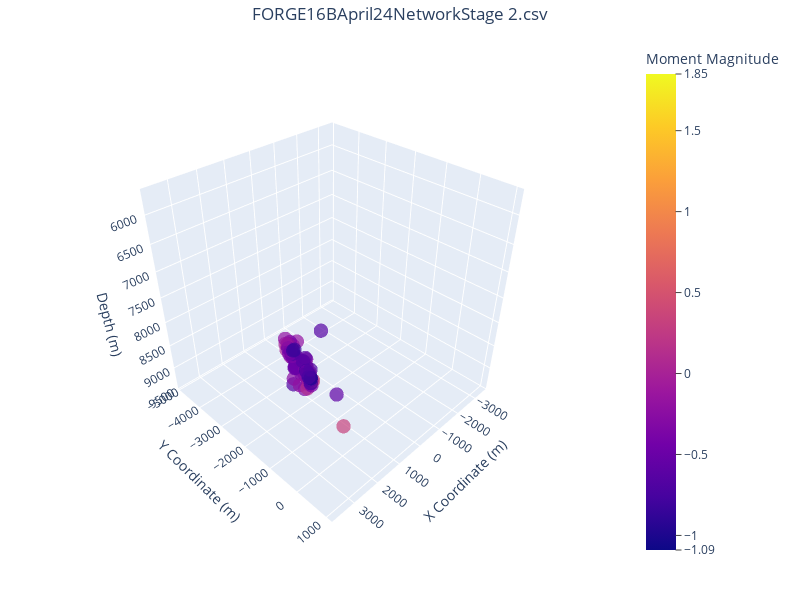
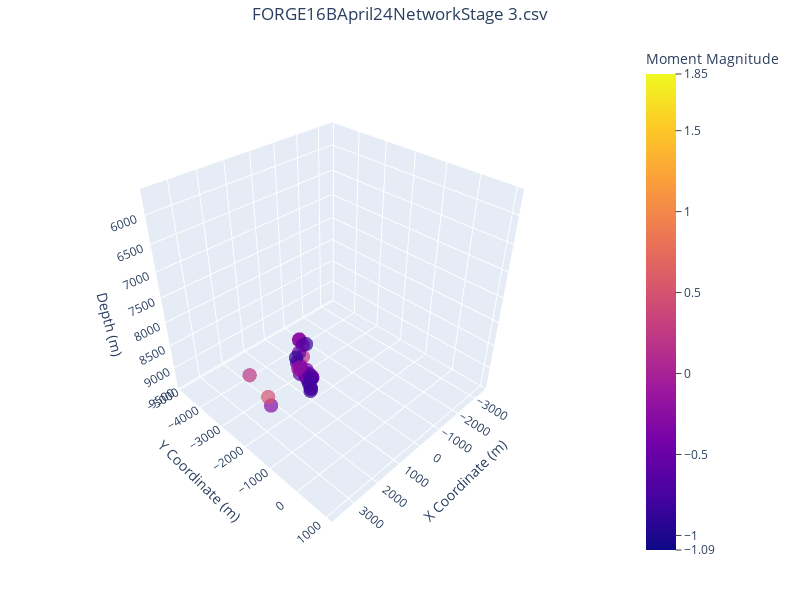
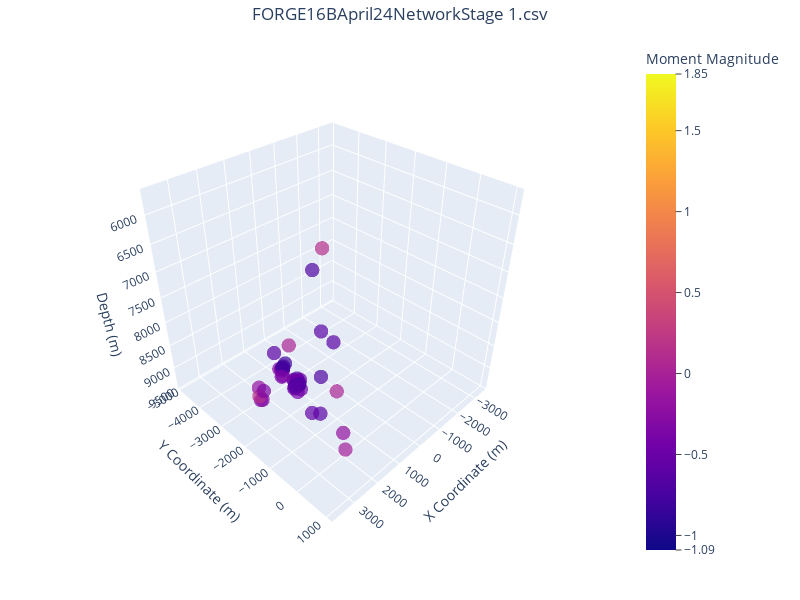
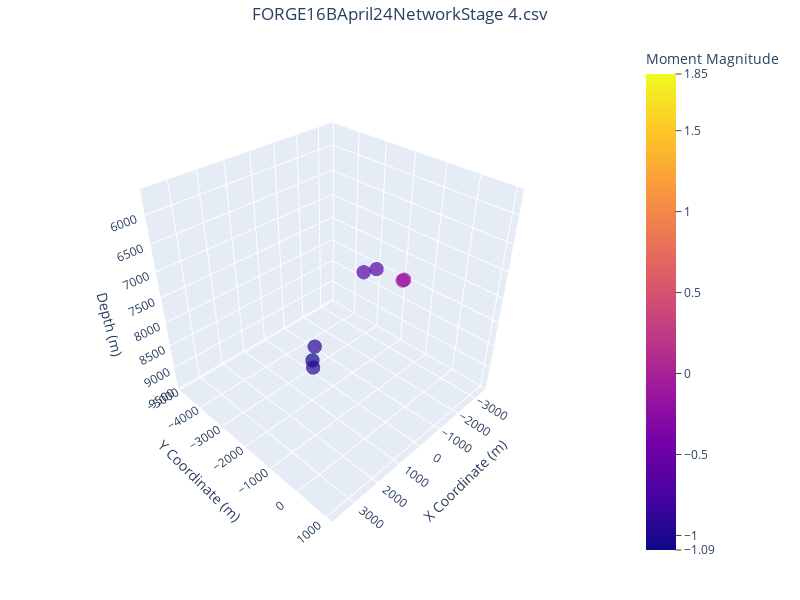

The notebook cell saved with these charts, in order:
### Markdown cell above
## Individual Catalog Visualizations

Generate 3D scatter plots for each individual catalog file. All plots use consistent:
- **Axis ranges**: Same X, Y, and depth limits across all plots
- **Color scaling**: Unified magnitude color bar for comparison
- **Camera angle**: Standard viewing perspective for consistency
- **Marker styling**: Uniform size and transparency

### Code cell
# Generate Individual 3D Plots for Each Catalog
print("🎨 Creating individual 3D plots...")

plot_count = 0
for i, datapath in enumerate(csv_files):
    data = pd.read_csv(datapath)
    
    if not data.empty:
        # Data preprocessing
        data.columns = data.columns.str.strip().str.replace(' ', '_')
        data = data[data['Depth'] != 0]  # Remove invalid depth entries
        title = os.path.basename(datapath)
        
        # Create 3D scatter plot with consistent styling
        fig = px.scatter_3d(
            data,
            x='X', y='Y', z='Depth',
            color='MomMag',                              # Color by magnitude
            range_color=[global_min_mag, global_max_mag], # Consistent color scale
            size=[1] * len(data),                        # Uniform marker size
            title=title,
            labels={
                'X': 'X Coordinate (m)',
                'Y': 'Y Coordinate (m)', 
                'Depth': 'Depth (m)',
                'MomMag': 'Moment Magnitude'
            },
            size_max=14,
            opacity=0.7
        )
        
        # Customize marker appearance and layout
        fig.update_traces(marker=dict(line=dict(width=0)))  # Remove marker outlines
        tickvals = generate_tick_values(global_min_mag, global_max_mag)
        
        fig.update_layout(
            width=800, height=600,
            title_x=0.5,
            margin=dict(l=40, r=40, b=40, t=40),
            scene=dict(
                zaxis=dict(range=[global_min_depth, global_max_depth][::-1]),  # Invert depth axis
                xaxis=dict(range=[global_min_x, global_max_x]),
                yaxis=dict(range=[global_min_y, global_max_y]),
                camera=dict(eye=dict(x=1.5, y=1.5, z=1.5)),  # Standard viewing angle
                aspectmode="cube"  # Equal aspect ratios
            ),
            coloraxis_colorbar=dict(
                title="Moment Magnitude",
                title_side="top", 
                tickvals=tickvals,
                tickmode='array',
                ticks="outside",
                ticklen=6,
                tickwidth=1
            )
        )
        
        # Display or save the plot
        if not save_images:
            fig.show()
        else:
            width_in = width_mm / 25.4
            height_in = width_in * 0.75
            image_path = os.path.join(output_path, f"{os.path.basename(datapath).strip('.csv')}.png")
            fig.write_image(image_path, width=int(width_in * dpi), height=int(height_in * dpi), scale=2)
            
        plot_count += 1
        if plot_count % 5 == 0:
            print(f"  Generated {plot_count}/{len(csv_files)} plots...")

print(f"✅ Generated {plot_count} individual catalog plots")

### Figure 1 — Plotly figure (JSON) as saved in the notebook; plotly's stock layout.template omitted (floating-point values rounded to 4 significant figures)
{"data": [{"hovertemplate": "X Coordinate (m)=%{x}<br>Y Coordinate (m)=%{y}<br>Depth (m)=%{z}<br>size=%{marker.size}<br>Moment Magnitude=%{marker.color}<extra></extra>", "legendgroup": "", "marker": {"color": [-0.49, -0.69, -0.56, -0.26, -0.17, -0.2, 0.3, -0.19, -0.47, -0.04, -0.37, -0.79, -0.15, -0.48, -0.55, -0.38, -0.2, -0.46, -0.28, -0.34, -0.48, -0.22, 0.04, -0.74, -0.68, -0.93, 0.12, -0.02, 0.06, -0.4, -0.3, -0.16, -0.39, 0.18, 0.04, -0.13, -0.26, -0.23, 0.05, -0.45, -0.41, -0.04, -0.64, -0.06, -0.53, 0.09, -0.19, -0.5, -0.47, 0.21, -0.19, -0.09, -0.12, 0.26, -0.08, -0.57, -0.24, -0.93, -0.79, -1.04, -0.49, -0.74, -0.36, -0.42, 0.01, -0.69, 0.28, -0.15, -0.64, -0.96, -0.41, -0.46, -0.66, -0.91, -0.76, -0.48, -0.6, -0.85, -0.82, -0.77, -1.0, -0.21, -0.7, -0.74, 0.33, -0.58, -0.65], "coloraxis": "coloraxis", "line": {"width": 0}, "opacity": 0.7, "size": [1, 1, 1, 1, 1, 1, 1, 1, 1, 1, 1, 1, 1, 1, 1, 1, 1, 1, 1, 1, 1, 1, 1, 1, 1, 1, 1, 1, 1, 1, 1, 1, 1, 1, 1, 1, 1, 1, 1, 1, 1, 1, 1, 1, 1, 1, 1, 1, 1, 1, 1, 1, 1, 1, 1, 1, 1, 1, 1, 1, 1, 1, 1, 1, 1, 1, 1, 1, 1, 1, 1, 1, 1, 1, 1, 1, 1, 1, 1, 1, 1, 1, 1, 1, 1, 1, 1], "sizemode": "area", "sizeref": 0.005102, "symbol": "circle"}, "mode": "markers", "name": "", "scene": "scene", "showlegend": false, "type": "scatter3d", "x": [2950, 3020, 2950, 2810, 2850, 2830, 2850, 2910, 2860, 2820, 2950, 2990, 2860, 2700, 2780, 2820, 2890, 2680, 3000, 3000, 2880, 2900, 2840, 2740, 2790, 2860, 2910, 2820, 2830, 2760, 2750, 2950, 2800, 2930, 2970, 2800, 2980, 2830, 2950, 2720, 2850, 3010, 2670, 2850, 2700, 2920, 2840, 2610, 2820, 2900, 3020, 3020, 2860, 2890, 2900, 2950, 3010, 2860, 2850, 2850, 2690, 2890, 2660, 2880, 2760, 2750, 2780, 2740, 2930, 2860, 2710, 2760, 2990, 2840, 2820, 2960, 2780, 2880, 2800, 2770, 2830, 2940, 3020, 2880, 3390, 2140, 2380], "y": [-740, -810, -580, -990, -400, -410, -450, -780, -400, -990, -480, -570, -410, -1030, -1050, -500, -710, -990, -790, -420, -400, -450, -1170, -460, -1010, -410, -430, -450, -400, -430, -470, -840, -400, -990, -270, -1070, -450, -1140, -400, -1030, -410, -800, -1060, -350, -1030, -940, -800, -1090, -360, -980, -340, -390, -1090, -1060, -360, -600, -350, -410, -980, -480, -1050, -410, -1150, -1000, -1280, -1040, -350, -1130, -450, -500, -1210, -1190, -480, -400, -390, -400, -450, -900, -930, -440, -380, -1100, -210, -410, 1100, -120, -420], "z": [7570, 7930, 7660, 7960, 7680, 7690, 7760, 7420, 7630, 7530, 7910, 7420, 7730, 7600, 7490, 7860, 7950, 7800, 7380, 7590, 7610, 7690, 7470, 7860, 7580, 7640, 7890, 7780, 7790, 7880, 7870, 7230, 7730, 7320, 7570, 7570, 7370, 7360, 7450, 7800, 7630, 7340, 7670, 7730, 7800, 7320, 7180, 7740, 7750, 7330, 7410, 7440, 7320, 7310, 7550, 7420, 7280, 7670, 7490, 7630, 7790, 7600, 7630, 7250, 7420, 7520, 7750, 7500, 7320, 7600, 7600, 7470, 7370, 7680, 7710, 7540, 7780, 7370, 7390, 7840, 7700, 7210, 7410, 7680, 7760, 8150, 6990]}], "layout": {"coloraxis": {"cmax": 1.85, "cmin": -1.09, "colorbar": {"ticklen": 6, "tickmode": "array", "ticks": "outside", "tickvals": [-1.09, -1, -0.5, 0, 0.5, 1, 1.5, 1.85], "tickwidth": 1, "title": {"side": "top", "text": "Moment Magnitude"}}, "colorscale": [[0, "#0d0887"], [0.1111, "#46039f"], [0.2222, "#7201a8"], [0.3333, "#9c179e"], [0.4444, "#bd3786"], [0.5556, "#d8576b"], [0.6667, "#ed7953"], [0.7778, "#fb9f3a"], [0.8889, "#fdca26"], [1, "#f0f921"]]}, "height": 600, "legend": {"itemsizing": "constant", "tracegroupgap": 0}, "margin": {"b": 40, "l": 40, "r": 40, "t": 40}, "scene": {"aspectmode": "cube", "camera": {"eye": {"x": 1.5, "y": 1.5, "z": 1.5}}, "domain": {"x": [0, 1], "y": [0, 1]}, "xaxis": {"range": [-3660, 3890], "title": {"text": "X Coordinate (m)"}}, "yaxis": {"range": [-5060, 1180], "title": {"text": "Y Coordinate (m)"}}, "zaxis": {"range": [9500, 5580], "title": {"text": "Depth (m)"}}}, "title": {"text": "FORGE16BApril24NetworkStage 2.csv", "x": 0.5}, "width": 800}}

### Figure 2 — Plotly figure (JSON) as saved in the notebook; plotly's stock layout.template omitted (floating-point values rounded to 4 significant figures)
{"data": [{"hovertemplate": "X Coordinate (m)=%{x}<br>Y Coordinate (m)=%{y}<br>Depth (m)=%{z}<br>size=%{marker.size}<br>Moment Magnitude=%{marker.color}<extra></extra>", "legendgroup": "", "marker": {"color": [-0.48, -0.57, -0.66, -0.44, -0.31, -0.45, -0.44, 0.19, -0.31, -0.33, -0.63, -0.31, -0.34, -0.28, -0.46, -0.52, -0.34, -0.47, -0.59, -0.61, -0.86, -0.31, -0.54, -0.29, -0.4, -0.63, -0.11, -0.28, -0.28, -0.46, -0.79, -0.61, -0.68, -0.72, -0.29, -0.81, -0.8, -0.32, 0.5, -0.33, -0.22, -0.84, -0.77, -0.58, 0.23], "coloraxis": "coloraxis", "line": {"width": 0}, "opacity": 0.7, "size": [1, 1, 1, 1, 1, 1, 1, 1, 1, 1, 1, 1, 1, 1, 1, 1, 1, 1, 1, 1, 1, 1, 1, 1, 1, 1, 1, 1, 1, 1, 1, 1, 1, 1, 1, 1, 1, 1, 1, 1, 1, 1, 1, 1, 1], "sizemode": "area", "sizeref": 0.005102, "symbol": "circle"}, "mode": "markers", "name": "", "scene": "scene", "showlegend": false, "type": "scatter3d", "x": [2760, 2680, 2660, 2620, 2620, 2650, 2670, 2610, 2660, 2630, 2730, 2660, 2590, 2570, 2690, 2620, 2630, 2560, 2640, 2710, 2890, 2620, 2680, 2770, 2760, 2650, 2690, 2630, 2580, 2630, 2850, 2610, 2620, 2780, 3720, 2720, 2770, 2750, 3750, 2750, 2750, 2740, 2840, 2770, 3810], "y": [-460, -890, -1000, -920, -600, -940, -490, -830, -600, -610, -560, -920, -800, -800, -600, -950, -520, -820, -520, -640, -800, -600, -600, -570, -570, -600, -930, -600, -950, -510, -370, -610, -550, -430, -960, -540, -460, -800, -1010, -800, -800, -590, -380, -670, -1580], "z": [7750, 7870, 7700, 7740, 7850, 7720, 7800, 7540, 7800, 7830, 7860, 7800, 7890, 7880, 7860, 7510, 7790, 7870, 7820, 7830, 7460, 7830, 7830, 7640, 7810, 7760, 7780, 7860, 7800, 7810, 7880, 7820, 7850, 7950, 8170, 7920, 8000, 7170, 8010, 7190, 7170, 7180, 7710, 7220, 7800]}], "layout": {"coloraxis": {"cmax": 1.85, "cmin": -1.09, "colorbar": {"ticklen": 6, "tickmode": "array", "ticks": "outside", "tickvals": [-1.09, -1, -0.5, 0, 0.5, 1, 1.5, 1.85], "tickwidth": 1, "title": {"side": "top", "text": "Moment Magnitude"}}, "colorscale": [[0, "#0d0887"], [0.1111, "#46039f"], [0.2222, "#7201a8"], [0.3333, "#9c179e"], [0.4444, "#bd3786"], [0.5556, "#d8576b"], [0.6667, "#ed7953"], [0.7778, "#fb9f3a"], [0.8889, "#fdca26"], [1, "#f0f921"]]}, "height": 600, "legend": {"itemsizing": "constant", "tracegroupgap": 0}, "margin": {"b": 40, "l": 40, "r": 40, "t": 40}, "scene": {"aspectmode": "cube", "camera": {"eye": {"x": 1.5, "y": 1.5, "z": 1.5}}, "domain": {"x": [0, 1], "y": [0, 1]}, "xaxis": {"range": [-3660, 3890], "title": {"text": "X Coordinate (m)"}}, "yaxis": {"range": [-5060, 1180], "title": {"text": "Y Coordinate (m)"}}, "zaxis": {"range": [9500, 5580], "title": {"text": "Depth (m)"}}}, "title": {"text": "FORGE16BApril24NetworkStage 3.csv", "x": 0.5}, "width": 800}}

### Figure 3 — Plotly figure (JSON) as saved in the notebook; plotly's stock layout.template omitted (floating-point values rounded to 4 significant figures)
{"data": [{"hovertemplate": "X Coordinate (m)=%{x}<br>Y Coordinate (m)=%{y}<br>Depth (m)=%{z}<br>size=%{marker.size}<br>Moment Magnitude=%{marker.color}<extra></extra>", "legendgroup": "", "marker": {"color": [-0.44, -0.43, -0.45, -0.44, -0.23, -0.55, -0.67, -0.61, -0.59, -0.39, -0.62, -0.68, -0.43, -0.7, -0.39, -0.36, -0.53, -0.42, -0.62, -0.78, -0.48, -0.54, -0.47, -0.29, -0.73, -0.79, -0.29, -0.36, -0.19, -0.31, 0.15, -0.69, -0.78, -0.71, 0.15, -0.34, -0.6, -0.71, -0.18, -0.61, -0.63, 0.04, -0.7, -0.04, 0.04, -0.56, -0.62], "coloraxis": "coloraxis", "line": {"width": 0}, "opacity": 0.7, "size": [1, 1, 1, 1, 1, 1, 1, 1, 1, 1, 1, 1, 1, 1, 1, 1, 1, 1, 1, 1, 1, 1, 1, 1, 1, 1, 1, 1, 1, 1, 1, 1, 1, 1, 1, 1, 1, 1, 1, 1, 1, 1, 1, 1, 1, 1, 1], "sizemode": "area", "sizeref": 0.005102, "symbol": "circle"}, "mode": "markers", "name": "", "scene": "scene", "showlegend": false, "type": "scatter3d", "x": [3100, 3220, 3200, 3110, 3160, 3100, 3090, 3150, 3190, 3200, 3200, 3170, 3220, 3180, 3250, 3050, 3180, 3200, 2370, 3180, 3190, 3140, 3090, 3180, 3100, 3140, 3640, 3030, 3720, 3600, 3870, 3170, 3020, 3150, 2560, 3890, 3210, 2500, 3360, 3400, 2470, 2000, 2320, 3410, 3420, 2350, 2430], "y": [-1100, -600, -600, -1100, -600, -1080, -1080, -510, -550, -610, -530, -530, -480, -480, -450, -1150, -420, -510, -40, -470, -490, -1110, -490, -1130, -1100, -1020, -1420, -1210, -1370, -1400, -1210, -600, -1070, -470, -200, -1000, -590, -550, 1070, -1050, -400, -230, -490, 1180, -510, -800, -370], "z": [7750, 7690, 7720, 7720, 7860, 7730, 7710, 7700, 7790, 7870, 7710, 7650, 7710, 7770, 7850, 7890, 7630, 7670, 7060, 7740, 7700, 7720, 7870, 7710, 7700, 7630, 8290, 7940, 7990, 8290, 8040, 7810, 7630, 7740, 5580, 7840, 7830, 6010, 7910, 7310, 8550, 8180, 7890, 8160, 6970, 8760, 6970]}], "layout": {"coloraxis": {"cmax": 1.85, "cmin": -1.09, "colorbar": {"ticklen": 6, "tickmode": "array", "ticks": "outside", "tickvals": [-1.09, -1, -0.5, 0, 0.5, 1, 1.5, 1.85], "tickwidth": 1, "title": {"side": "top", "text": "Moment Magnitude"}}, "colorscale": [[0, "#0d0887"], [0.1111, "#46039f"], [0.2222, "#7201a8"], [0.3333, "#9c179e"], [0.4444, "#bd3786"], [0.5556, "#d8576b"], [0.6667, "#ed7953"], [0.7778, "#fb9f3a"], [0.8889, "#fdca26"], [1, "#f0f921"]]}, "height": 600, "legend": {"itemsizing": "constant", "tracegroupgap": 0}, "margin": {"b": 40, "l": 40, "r": 40, "t": 40}, "scene": {"aspectmode": "cube", "camera": {"eye": {"x": 1.5, "y": 1.5, "z": 1.5}}, "domain": {"x": [0, 1], "y": [0, 1]}, "xaxis": {"range": [-3660, 3890], "title": {"text": "X Coordinate (m)"}}, "yaxis": {"range": [-5060, 1180], "title": {"text": "Y Coordinate (m)"}}, "zaxis": {"range": [9500, 5580], "title": {"text": "Depth (m)"}}}, "title": {"text": "FORGE16BApril24NetworkStage 1.csv", "x": 0.5}, "width": 800}}

### Figure 4 — Plotly figure (JSON) as saved in the notebook; plotly's stock layout.template omitted (floating-point values rounded to 4 significant figures)
{"data": [{"hovertemplate": "X Coordinate (m)=%{x}<br>Y Coordinate (m)=%{y}<br>Depth (m)=%{z}<br>size=%{marker.size}<br>Moment Magnitude=%{marker.color}<extra></extra>", "legendgroup": "", "marker": {"color": [-1.06, -0.94, -0.96, -0.09, -0.63, -0.1, -0.64], "coloraxis": "coloraxis", "line": {"width": 0}, "opacity": 0.7, "size": [1, 1, 1, 1, 1, 1, 1], "sizemode": "area", "sizeref": 0.005102, "symbol": "circle"}, "mode": "markers", "name": "", "scene": "scene", "showlegend": false, "type": "scatter3d", "x": [2530, 2300, 2500, -3660, -3050, -3610, -3540], "y": [-580, -700, -590, -2050, -3210, -2070, -3050], "z": [7540, 7400, 7690, 8090, 8110, 8100, 8110]}], "layout": {"coloraxis": {"cmax": 1.85, "cmin": -1.09, "colorbar": {"ticklen": 6, "tickmode": "array", "ticks": "outside", "tickvals": [-1.09, -1, -0.5, 0, 0.5, 1, 1.5, 1.85], "tickwidth": 1, "title": {"side": "top", "text": "Moment Magnitude"}}, "colorscale": [[0, "#0d0887"], [0.1111, "#46039f"], [0.2222, "#7201a8"], [0.3333, "#9c179e"], [0.4444, "#bd3786"], [0.5556, "#d8576b"], [0.6667, "#ed7953"], [0.7778, "#fb9f3a"], [0.8889, "#fdca26"], [1, "#f0f921"]]}, "height": 600, "legend": {"itemsizing": "constant", "tracegroupgap": 0}, "margin": {"b": 40, "l": 40, "r": 40, "t": 40}, "scene": {"aspectmode": "cube", "camera": {"eye": {"x": 1.5, "y": 1.5, "z": 1.5}}, "domain": {"x": [0, 1], "y": [0, 1]}, "xaxis": {"range": [-3660, 3890], "title": {"text": "X Coordinate (m)"}}, "yaxis": {"range": [-5060, 1180], "title": {"text": "Y Coordinate (m)"}}, "zaxis": {"range": [9500, 5580], "title": {"text": "Depth (m)"}}}, "title": {"text": "FORGE16BApril24NetworkStage 4.csv", "x": 0.5}, "width": 800}}
